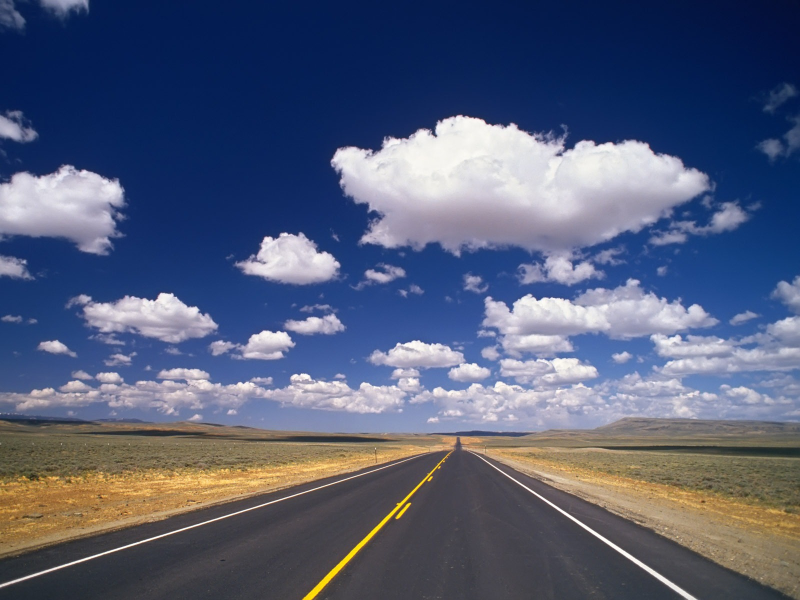
//> input picture input.jpg, 1600 x 1200 px (shown at 1/2 size)
$ ./main   (built with g++ and OpenCV 4)
//> lines starting //> are read from the running program, lines starting //| are printed output that depends on the picture; after the words box and inside, x2 and y2 are one past the last pixel; in counts of white or black regions, pixels touching at a corner belong together
#include <opencv2/core/core.hpp>
#include <opencv2/highgui/highgui.hpp>
#include <opencv2/imgproc/imgproc.hpp>
#include <math.h>
#include <windows.h>
#include <stdio.h>
using namespace std;
#define pi 3.14159265358979323846
#define maxAngle 180

bool intersection(cv::Point2f o1, cv::Point2f o2, cv::Point2f p1, cv::Point2f p2, cv::Point2f &r)
{
	cv::Point2f x = o2 - o1;
	cv::Point2f d1 = p1 - o1;
	cv::Point2f d2 = p2 - o2;

	float cross = d1.x*d2.y - d1.y*d2.x;
	if (abs(cross) < 1e-8)
	{
		return false;
	}

	double t1 = (x.x * d2.y - x.y * d2.x) / cross;


	r = o1 + d1 * t1;
	printf("\n 1 \n");
	printf("x : %f  y : %f \n", r.x, r.y);
	return true;
}

int main()
{
	//이미지 로드
	cv::Mat image = cv::imread("input.jpg");
//> image is the input picture: 1200 rows x 1600 cols, CV_8UC3; mean B, G, R 119.8, 93.5, 84.8

	//캐니 알고리즘을 위해 그레이 스케일 이미지로 변환
	cv::Mat gray;
	cv::cvtColor(image, gray, cv::COLOR_BGR2GRAY);
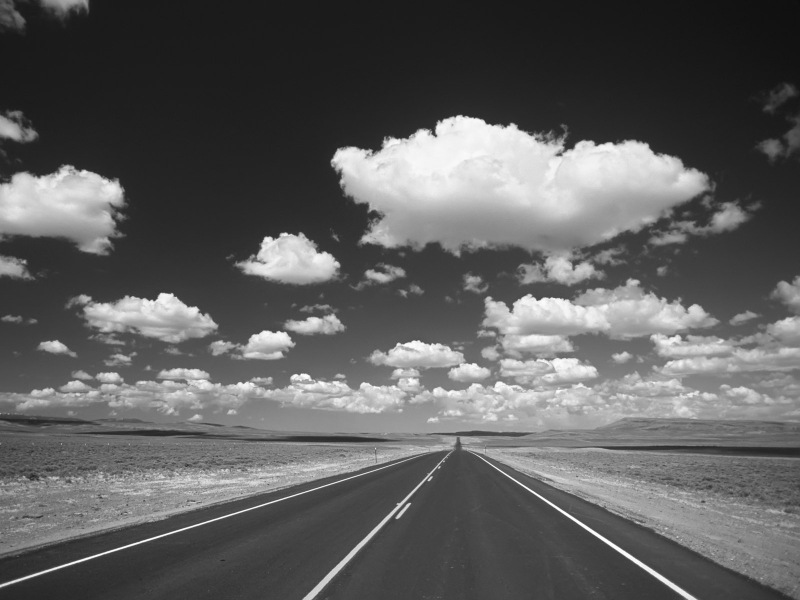
//> gray: 1200 rows x 1600 cols, CV_8UC1 (shown at 1/2 size); min 14, max 255, mean 93.9


	// 캐니 알고리즘 적용
	cv::Mat contours;
	cv::Canny(image, contours, 100, 350);	//100, 350은 각각 threshold값.
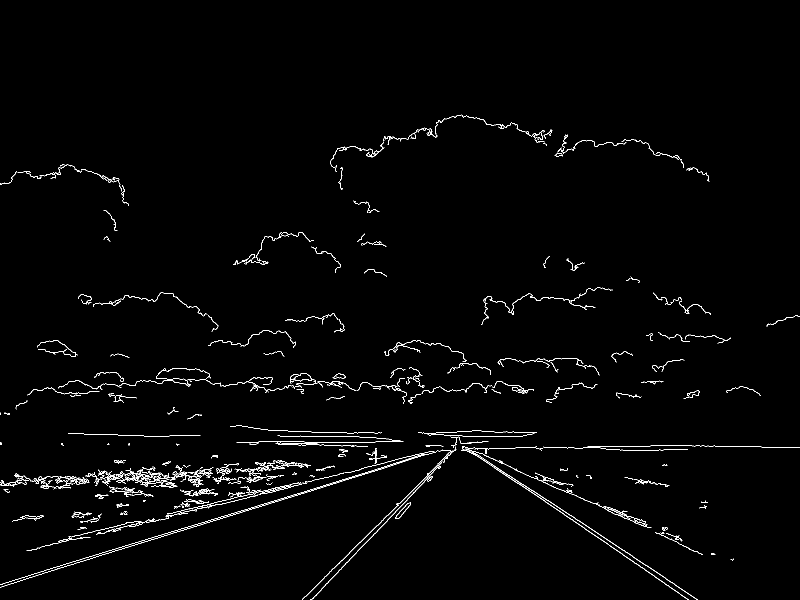
//> contours: 1200 rows x 1600 cols, CV_8UC1 (shown at 1/2 size); 1.4% white in thin lines or dots, all inside (x1, y1, x2, y2) = (0, 229, 1600, 1200)

	//cv::namedWindow("contours");
	//cv::imshow("contours", contours);

	//이미지 가로, 세로, 대각선
	const int width = image.cols;
//> width = 1600
	const int height = image.rows;
//> height = 1200
	const int diagonal = sqrt(width * width + height * height);
//> diagonal = 2000
	double h_height = diagonal * 2;
//> h_height = 4000
	int voting_width = maxAngle;
	int voting_height = h_height * 2;
//> voting_height = 8000
	int voting_size = voting_height * voting_width;
//> voting_size = 1440000

	int *voting = (int*)malloc(sizeof(int)*voting_size);
	memset(voting, 0, sizeof(int)*voting_size);

	int xnum1[360];
	int xnum2[360];
	int ynum1[360];
	int ynum2[360];

	int trueXnum[360];
	int trueYnum[360];

	int allcount = 0;
	cv::Point2f f1[360];
	cv::Point2f f2[360];
	cv::Point2f f3[360];

	cv::Point2f truef[360];

	//중앙점 좌표를 위해
	double a_sin[maxAngle];
	double a_cos[maxAngle];
	float PIPI = pi / maxAngle;


	//허프 변환 구현
	//각변환
	for (int angle = 0; angle < maxAngle; angle++)
	{
		a_sin[angle] = sin(angle*PIPI);
		a_cos[angle] = cos(angle*PIPI);
	}

	for (int y = 0; y < height; y++)
	{
		for (int x = 0; x < width; x++)
		{
			if (contours.at<uchar>(y, x) > 0)
				for (int angle = 0; angle < maxAngle; angle++)
				{
					int r = (x - (width / 2))*a_cos[angle] + (y - (height/2))*a_sin[angle];

					r = r + h_height;
					voting[r*voting_width + angle] += 1;
				}
		}
	}
	//

	int xcount = 0; //몇번째인지
	int ycount = 0; //몇번째인지

	for (int r = 0; r < voting_height; r++)
		for (int angle = 0; angle < maxAngle; angle++)
		{
			bool what = false;

			int max = voting[r * voting_width + angle];
			int x1 = 0;
			int y1 = 0;
			int x2 = width;
			int y2 = height;


			//쓰레시홀드 지정 보팅
			if (voting[r * voting_width + angle] > 200)
			{

				for (int y = -20; y <= 20; y++)
				{
					for (int x = -20; x <= 20; x++)
					{
						int new_r = r + y;
						int nAngle = angle + x;


						if (new_r >= 0 && new_r < voting_height)
						{
							if (voting[new_r * voting_width + nAngle] > max)
							{
								max = voting[new_r * voting_width + nAngle];

							}
						}
					}

				}
				//맥스값 if
				if (max > voting[r * voting_width + angle])
				{
					what = true;

				}
				else
				{
					what = false;
				}


				if(what == false)
				{
					if (angle >= 36 && angle <= 144) //수평선 //3:4의 비율에서 tan세타는 36도이므로
					{
						xcount++;

					y1 = ((r - h_height) - (x1 - (width/ 2))*a_cos[angle]) / a_sin[angle] + (height / 2);
					y2 = ((r - h_height) - (x2 - (width / 2))*a_cos[angle]) / a_sin[angle] + (height / 2);

					}
					else //수직선
					{
						ycount++;

					x1 = ((r - h_height) - (y1 - (height / 2))*a_sin[angle]) / a_cos[angle] + (width / 2);
					x2 = ((r - h_height) - (y2 - (height / 2))*a_sin[angle]) / a_cos[angle] + (width / 2);
					}

					printf("qqqqqqqqqqqqqqq  %d,%d \n", x1, y1);
					printf("wwwwwwwwwwwwwww  %d,%d \n", x2, y2);

					xnum1[allcount] = x1;
					xnum2[allcount] = x2;
					ynum1[allcount] = y1;
					ynum2[allcount] = y2;

					printf("xnum1[%d]  %d,%d \n",allcount, xnum1[allcount], ynum1[allcount]);
					printf("xnum2[%d]  %d,%d \n", allcount, xnum2[allcount], ynum2[allcount]);

					//cv::circle(image, cv::Point(634,200), 5, CV_RGB(255, 0, 15), 100);
					//cv::circle(image, cv::Point(x1, y1), 5, CV_RGB(0, 0, 250),100);
					//cv::circle(image, cv::Point(x2, y2), 5, CV_RGB(0, 0, 250),100);

					if (y1 >= y2)
					{
						trueXnum[allcount] = x1;
						trueYnum[allcount] = y1;
						printf("tttttx  %d,%d \n", trueXnum[allcount], trueYnum[allcount]);

						cv::circle(image, cv::Point(trueXnum[allcount], trueYnum[allcount]), 5, CV_RGB(0, 255, 0), 50);
					}
					else
					{
						trueXnum[allcount] = x2;
						trueYnum[allcount] = y2;
						printf("ttttty  %d,%d \n", trueXnum[allcount], trueYnum[allcount]);
						cv::circle(image, cv::Point(trueXnum[allcount], trueYnum[allcount]), 5, CV_RGB(0, 255, 0), 50);

					}

					allcount++; //몇개의 선이 추출되었는지

				//line(image, cv::Point(x1, y1), cv::Point(x2, y2), cv::Scalar(255, 0, 0), 4);


				}

			}

		}
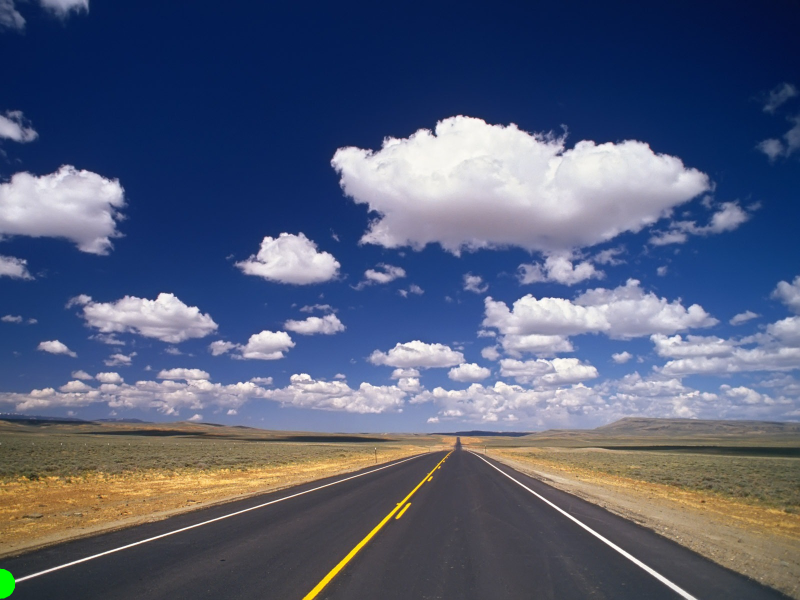
//> image: 1200 rows x 1600 cols, CV_8UC3 (shown at 1/2 size); 0.07% of pixels changed, all inside (x1, y1, x2, y2) = (0, 1137, 31, 1198)
//> after the loop, xcount = 3; ycount = 0; xnum1 = 360 values from 0 to 0; xnum2 = 360 values, max 1600 at index 0, min 0 at index 3, mean 13.33; ynum1 = 360 values, max 1841 at index 1, min 0 at index 3, mean 9.16; ynum2 = 360 values, max 1328 at index 0, min 0 at index 3, mean 6.08; trueXnum = 360 values, max 1600 at index 0, min 0 at index 1, mean 4.44; trueYnum = 360 values, max 1841 at index 1, min 0 at index 3, mean 12.04; allcount = 3


	if(allcount>=1)
	{
		for (int i = 0; i <= allcount - 1; i++)
		{
			cv::Point2f o1(xnum1[i], ynum1[i]);
			cv::Point2f o2(xnum2[i], ynum2[i]);
			cv::Point2f q1(xnum1[i + 1], ynum1[i + 1]);
			cv::Point2f q2(xnum2[i + 1], ynum2[i + 1]);

			intersection(o1,q1,o2,q2, f3[i]);
			//cv::circle(image, f3[0], 5, CV_RGB(250, 0, 250), 100);


		}
//> this loop made 3 passes
//> (o1, o2, q1, q2, x in intersection, d1 in intersection, d2 in intersection, cross in intersection) on passes 1 to 2: (Point(0, 289), Point(1600, 1328), Point(0, 1841), Point(1600, 184), Point(0, 1552), Point(1600, 1039), Point(1600, -1657), -4313600), (Point(0, 1841), Point(1600, 184), Point(0, 1167), Point(1600, 678), Point(0, -674), Point(1600, -1657), Point(1600, -489), 1868800)
//> (o1, o2, x in intersection, d1 in intersection, d2 in intersection, cross in intersection) on pass 3: (Point(0, 1167), Point(1600, 678), Point(0, -1167), Point(1600, -489), Point(0, 0), 0)
//|  1
//| x : 921.068298  y : 887.118713
//|  1
//| x : 923.287659  y : 884.820190
		cv::Point2f ftrue3[360];
		int k = 0;

		for (int i = 0; i <= allcount - 3; i++)
		{

			if (abs(f3[i].x - (width / 2)) < abs(f3[i].x - (width /2)))
			{
				k = i;
			}
			else
			{
				k = i + 1;
			}

		}
//> this loop made 1 pass

		printf("\n\n k ::  %d", k);
//|  k ::  1
		for (int i = 0; i <= allcount - 1; i++)
		{
			if (i == allcount - 1)
			{
				line(image, cv::Point(trueXnum[i], trueYnum[i]), f3[k], cv::Scalar(255, 0, 0), 4);
			}
			else
			{
				line(image, cv::Point(trueXnum[i], trueYnum[i]), f3[k], cv::Scalar(255, 0, 0), 4);
				line(image, cv::Point(trueXnum[i + 1], trueYnum[i + 1]), f3[k], cv::Scalar(255, 0, 0), 4);
			}

		}
//> this loop made 3 passes
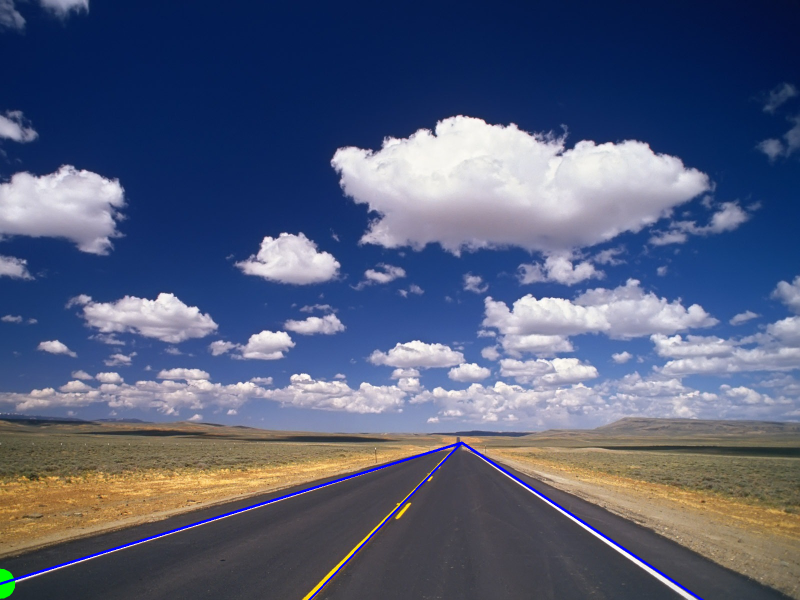
//> image: 1200 rows x 1600 cols, CV_8UC3 (shown at 1/2 size); 0.5% of pixels changed, all inside (x1, y1, x2, y2) = (0, 883, 1408, 1200)


		printf("%d \n", f3[1]);
//| 0
		printf("%d \n", f3[2]);
//| 0
		printf("%d \n", f3[3]);
//| 0


	}


	//이미지에 line 그리는 방법
	//cv::Point start_point(width / 2, 0);		//line의 시작점
	//cv::Point end_point(width / 2, height - 1);	//line의 끝점

	// 파랑색 선으로 그리기. BGR순서
	//cv::line(image, start_point, end_point, cv::Scalar(255, 0, 0), 1);

	cv::namedWindow("Result");
	cv::imshow("Result", image);

	//이미지 저장
	cv::imwrite("Result.jpg", image);

	cv::waitKey(0);

	return 0;
}
